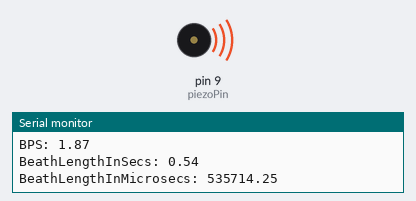
Simulated run of this sketch. Board: Arduino Uno, built with avr-gcc and run on an emulated ATmega328P. Parts: buzzer (waves = sounding), the last lines printed to the serial monitor.

Above: at 0.1 s.
At 35.56 s:
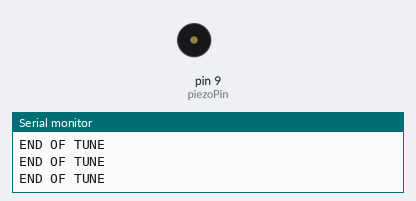
Timing chart, 0 to 40.0 s (numbered marks = the images above):
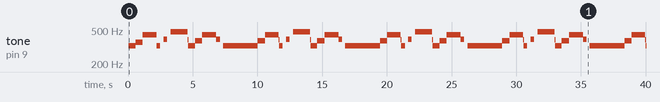

The sketch:

muzak.ino
```cpp
//       Note  Period     Frequency
#define  c     3830    // 261 Hz
#define  C     3600    //
#define  d     3400    // 294 Hz
#define  D     3200    //
#define  e     3038    // 329 Hz
#define  f     2864    // 349 Hz
#define  F     2700    //
#define  g     2550    // 392 Hz
#define  G     2400    //
#define  a     2272    // 440 Hz
#define  A     2100    //
#define  b     2028    // 493 Hz
#define  B     1912    //
#define  R     0       // rest
// From: http://www.soundoctor.com/freq.htm


// SETUP
int piezoPin = 9;

// SMOKE ON THE WATER
int melody[]    = {  e,  g,  a,  e,  R,  g,  R,  A,  a,  e,  g,  a,  g,  R,  e };
double beats[]  = {  4,  4,  2,  8,  8,  8,  8,  8,  2,  4,  4,  2,  8,  8,  1 };
double beatNoteType = 4;  // 4th note takes up 1 beat
double bpm = 112; // Set overall tempo


int melodyLength = sizeof(melody)/sizeof(melody[0]);
double bps = bpm / 60;
double beatLengthInSeconds = 1/bps;
double beatLengthInMicroseconds = beatLengthInSeconds * 1000000;
int pause = 1000; // Set length of pause between notes

// Pulse the speaker to play a pitch for a particular duration in usecs
// (c) 2005 D. Cuartielles for K3
void playPitch(int pitch, long duration) {
  long elapsedTime = 0;

  if (pitch != R) { //  pitch is not a rest
    while (elapsedTime < duration) {

      // UP
      digitalWrite(piezoPin,HIGH);
      delayMicroseconds(pitch / 2);

      // DOWN
      digitalWrite(piezoPin, LOW);
      delayMicroseconds(pitch / 2);

      elapsedTime += (pitch);
    }

  } else { // Rest
    while (elapsedTime < duration) {
      delayMicroseconds(pause);
      elapsedTime += (pause);
    }
  }
}

void setup() {
  pinMode(piezoPin, OUTPUT);

  Serial.begin(9600);
  Serial.print("BPM: ");Serial.println(bpm);
  Serial.print("BPS: ");Serial.println(bps);
  Serial.print("BeathLengthInSecs: ");Serial.println(beatLengthInSeconds);
  Serial.print("BeathLengthInMicrosecs: ");Serial.println(beatLengthInMicroseconds);
  Serial.println();
}

void loop() {
  for (int i = 0; i < melodyLength; i++) {
    int pitch = melody[i];
    long duration = (beatNoteType / beats[i]) * beatLengthInMicroseconds; // Set up timing

    playPitch(pitch, duration);
    delayMicroseconds(pause); // Pause between notes

  }

  Serial.println("END OF TUNE");
}
```

Measured:
- by itself, tone on pin 9 (piezoPin): plays 326 Hz for 0.52 s, 360 Hz for 0.56 s, 438 Hz for 1.1 s, 328 Hz for 0.28 s, 391 Hz for 0.28 s, 474 Hz for 1.3 s … (52 notes in this stretch)
